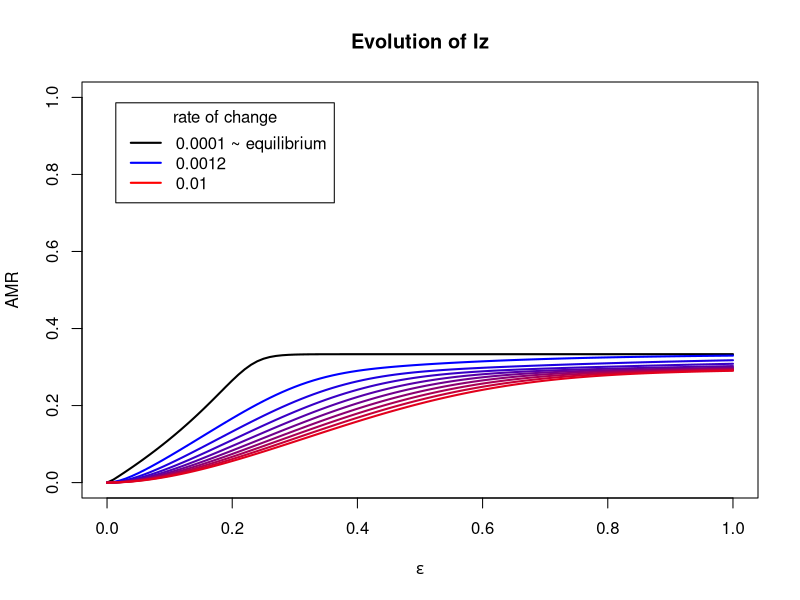
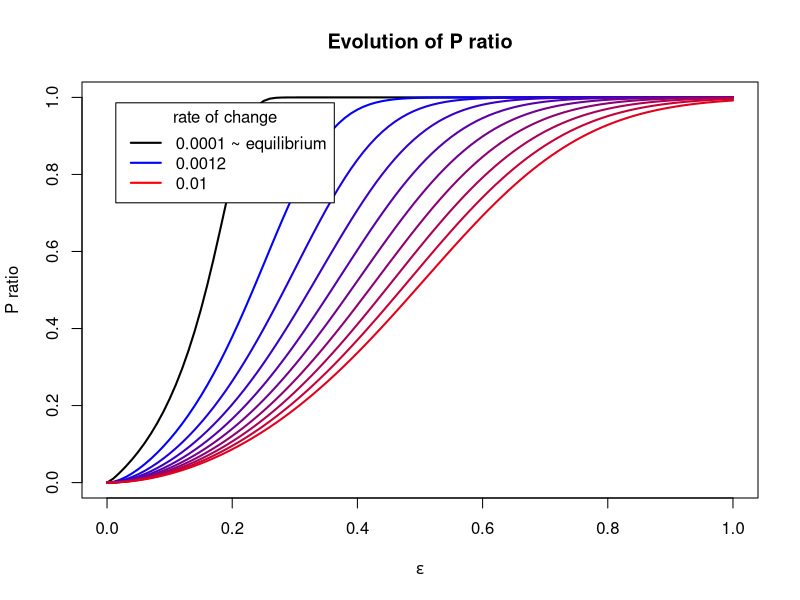

Generate these figures, in order, with R:
## ---- chunk 1
library(deSolve)
library(plyr)

options("scipen" = 10)

# initial state:
N <- 1
prop <- 0.01 #initial value of Iw and Iz

# time:
epsilon_max <- 1 #max eps_val
eps_real_max <- 0.99
eps_growth <- seq(0.0001, 0.01, length.out = 10) #eps=eps_growth*t

a <- 2000 #time span for reaching initial conditions with eps=0
a2 <- epsilon_max/eps_growth #time span after the start of eps variation
m <- 1 #time step


zoom <- 100 #after breakpoint 1/zoom step

eps_value_disp <- 0.01
recolt_value <- eps_value_disp*zoom/eps_growth





# parameters
pbeta_w <- 0.04 #transmission parameter of Iw
pbeta_z <- 0.015 #transmission parameter of Iz

pgammaa <- 0.01 #innate recovery rate
pgamma_tilt <- 0.1 #recovery rate of Iw when treated by antibiotics


prho <- 0.05 #probability of clinical failure

#epsilon change over time

peps <- 0.0


## ---- chunk 2
parameters <- c(beta_w=pbeta_w, beta_z=pbeta_z, gamma=pgammaa, gamma_prim=pgamma_tilt, eps=peps, rho=prho)

state <- c(S=1-2*prop, Iw=prop, Iz=prop)

times=seq(0, a, by=m)

SIS_init=function(times, state, parameters){
  with(as.list(c(state,parameters)),
       {dS = - beta_w*Iw*S - beta_z*Iz*S + gamma*(1-eps)*Iw + gamma_prim*eps*Iw + gamma*Iz
        dIw = beta_w*Iw*S + (1-eps)*beta_w*Iw*Iz - eps*beta_z*Iz*Iw - rho*eps*Iw - gamma*(1-eps)*Iw - gamma_prim*eps*Iw
        dIz = beta_z*Iz*S + eps*beta_z*Iz*Iw + rho*eps*Iw - (1-eps)*beta_w*Iw*Iz - gamma*Iz
        
        list(c(dS, dIw, dIz))
       })
}

out_init=as.data.frame(
  ode(y=state, times=times, func=SIS_init, parms=parameters)
)

## ---- chunk 3
cbind.fill <- function(...){
    nm <- list(...) 
    nm <- lapply(nm, as.matrix)
    n <- max(sapply(nm, nrow)) 
    do.call(cbind, lapply(nm, function (x) 
        rbind(x, matrix(, n-nrow(x), ncol(x))))) 
}


## ---- chunk 4
parameters2 <- c(beta_w=pbeta_w, beta_z=pbeta_z, gamma=pgammaa, gamma_prim=pgamma_tilt, eps=peps, rho=prho, peps_growth=0)

state2 <- c(S=out_init$S[nrow(out_init)], Iw=out_init$Iw[nrow(out_init)], Iz=out_init$Iz[nrow(out_init)])

#t=seq(0, a2, by=1/zoom)

SIS=function(t, state2, parameters2){
  with(as.list(c(state2,parameters2)),
       {
        eps=peps_growth*t
        dS = - beta_w*Iw*S - beta_z*Iz*S + gamma*(1-eps)*Iw + gamma_prim*eps*Iw + gamma*Iz
        dIw = beta_w*Iw*S + (1-eps)*beta_w*Iw*Iz - eps*beta_z*Iz*Iw - rho*eps*Iw - gamma*(1-eps)*Iw - gamma_prim*eps*Iw
        dIz = beta_z*Iz*S + eps*beta_z*Iz*Iw + rho*eps*Iw - (1-eps)*beta_w*Iw*Iz - gamma*Iz
        
        list(c(dS, dIw, dIz))
       })
}

eps_speed_fun <- function(growth_rate) {
  a2 <- epsilon_max/growth_rate
  t=seq(0, a2+100, by=1/zoom)
  parameters2[7] <- growth_rate 
  out =as.data.frame(
  ode(y=state2, times=t, func=SIS, parms=parameters2)
)
}
## ---- chunk 5



out <- do.call(cbind.fill, lapply(eps_growth, eps_speed_fun))
## ---- chunk 6

timecol <- seq(1, ncol(out), by=4)
izcol <- seq(4, ncol(out), by=4)
iwcol <- seq(3, ncol(out), by=4)
scol <- seq(2, ncol(out), by=4)

times <- out[,timecol]
Iz <- out[,izcol]
Iw <- out[,iwcol]
S <- out[,scol]


epsilon <- times


for (i in 1:ncol(times)) {
  epsilon[,i] <- times[,i]*eps_growth[i]
}

Iz2 <- Iz[seq(1, nrow(out), by=recolt_value[1]),1]
epsilon2 <- epsilon[seq(1, nrow(out), by=recolt_value[1]),1]
Iw2 <- Iw[seq(1, nrow(out), by=recolt_value[1]),1]
S2 <- S[seq(1, nrow(out), by=recolt_value[1]),1]

for (i in 2:ncol(Iz)) {
  Iz3 <- Iz[!is.na(Iz[,i]),i]
  epsilon3 <- epsilon[!is.na(epsilon[,i]),i]
  Iw3 <- Iw[!is.na(Iw[,i]),i]
  S3 <- S[!is.na(S[,i]),i]
  
  Iz2 <- cbind(Iz2, Iz3[seq(1, length(Iz3), by=recolt_value[i])])
  epsilon2 <- cbind(epsilon2, epsilon3[seq(1, length(epsilon3), by=recolt_value[i])])
  Iw2 <- cbind(Iw2, Iw3[seq(1, length(Iw3), by=recolt_value[i])])
  S2 <- cbind(S2, S3[seq(1, length(S3), by=recolt_value[i])])
  }

Iz2 <- Iz2[1:101,]
epsilon2 <- epsilon2[1:101,]
Iw2 <- Iw2[1:101,]
S2 <- S2[1:101,]




#out <- mutate(out, eps = out$time*eps_growth)


## ---- chunk 7
colglob <- colorRampPalette(c("blue", "red"))

colforcol <- colglob(ncol(Iz))


linfun <- function(x, t){
  lines(t, unlist(x), lty=1, lwd=2, col=colforcol[as.numeric(parent.frame()$i)])
}



plot(epsilon2[,1], Iz2[,1], xlab=expression(epsilon), ylab="AMR", main = "Evolution of Iz", type="l", lty=1, lwd=2, ylim=c(0, 1), col='black')
Iz2_without_control <- Iz2[,2:ncol(Iz2)]
capture.output(apply(Iz2_without_control, 2, linfun, epsilon2[,1]), file='NUL')

controltag <- paste(eps_growth[1], "~ equilibrium")
mintag <- paste(eps_growth[2])
maxtag <- paste(eps_growth[length(eps_growth)])
legend("topleft" , inset=.05, title='rate of change', c(controltag,mintag, maxtag), lty=c(1,1,1), lwd=c(2,2,2), col=c("black","blue", "red"))


p_prev <- Iz2/(Iz2+Iw2)

plot(epsilon2[,1], p_prev[,1], xlab=expression(epsilon), ylab="P ratio", main = "Evolution of P ratio", type="l", lty=1, lwd=2, ylim=c(0, 1), col='black')
p_prev_without_control <- p_prev[,2:ncol(p_prev)]
capture.output(apply(p_prev_without_control, 2, linfun, epsilon2[,1]), file='NUL')

legend("topleft" , inset=.05, title='rate of change', c(controltag,mintag, maxtag), lty=c(1,1,1), lwd=c(2,2,2), col=c("black","blue", "red"))

## ---- chunk 8


#parameters4 <- c(beta_w=pbeta_w, beta_z=pbeta_z, gamma=pgammaa, gamma_prim=pgamma_tilt, eps=peps, rho=prho, peps_growth=eps_growth[1], eps_real_max=eps_real_max)

#Stry <- as.data.frame(out[,17:20])
#Stry <- Stry[!is.na(Stry[,1]),]
#state4 <- c(S=Stry$S[length(Stry$S)], Iw=Stry$Iw[length(Stry$Iw)], Iz=Stry$Iz[length(Stry$Iz)], eps_dec=0)

#t=seq(0, a2, by=1/zoom)

#SIS_back=function(t, state4, parameters4){
  #with(as.list(c(state4,parameters4)),
 #      {
#        eps=eps_real_max - peps_growth*t
  #      dS = - beta_w*Iw*S - beta_z*Iz*S + gamma*(1-eps)*Iw + gamma_prim*eps*Iw + gamma*Iz
   #     dIw = beta_w*Iw*S + (1-eps)*beta_w*Iw*Iz - eps*beta_z*Iz*Iw - rho*eps*Iw - gamma*(1-eps)*Iw - gamma_prim*eps*Iw
    #    dIz = beta_z*Iz*S + eps*beta_z*Iz*Iw + rho*eps*Iw - (1-eps)*beta_w*Iw*Iz - gamma*Iz
     #   deps_dec=eps
        
      #  list(c(dS, dIw, dIz, deps_dec))
      # })
#}


#eps_speed_fun <- function(growth_rate) {
 # a4 <- eps_real_max/growth_rate
#  t=seq(0, a4, by=1/zoom)
#  parameters4[7] <- growth_rate 
#  out =as.data.frame(
#  ode(y=state4, times=t, func=SIS_back, parms=parameters4)
#)
#}

#trial
#a4 <- eps_real_max/eps_growth[5]
#t=seq(0, a4, by=1/zoom)
#parameters4[7] <- eps_growth[5]
#out_back = as.data.frame(
#  ode(y=state4, times=t, func=SIS_back, parms=parameters4)
#)

#hysteresis impossible?

#parameters <- c(beta_w=pbeta_w, beta_z=pbeta_z, gamma=pgammaa, gamma_prim=pgamma_tilt, eps=peps, rho=prho)

#state <- c(S=Stry$S[length(Stry$S)], Iw=Stry$Iw[length(Stry$Iw)], Iz=Stry$Iz[length(Stry$Iz)])


#times=seq(0, 10*a, by=m)

#SIS_init=function(times, state, parameters){
 # with(as.list(c(state,parameters)),
#       {dS = - beta_w*Iw*S - beta_z*Iz*S + gamma*(1-eps)*Iw + gamma_prim*eps*Iw + gamma*Iz
#        dIw = beta_w*Iw*S + (1-eps)*beta_w*Iw*Iz - eps*beta_z*Iz*Iw - rho*eps*Iw - gamma*(1-eps)*Iw - gamma_prim*eps*Iw
#        dIz = beta_z*Iz*S + eps*beta_z*Iz*Iw + rho*eps*Iw - (1-eps)*beta_w*Iw*Iz - gamma*Iz
        
#        list(c(dS, dIw, dIz))
#       })
#}

#out_try=as.data.frame(
#  ode(y=state, times=times, func=SIS_init, parms=parameters)
#)
